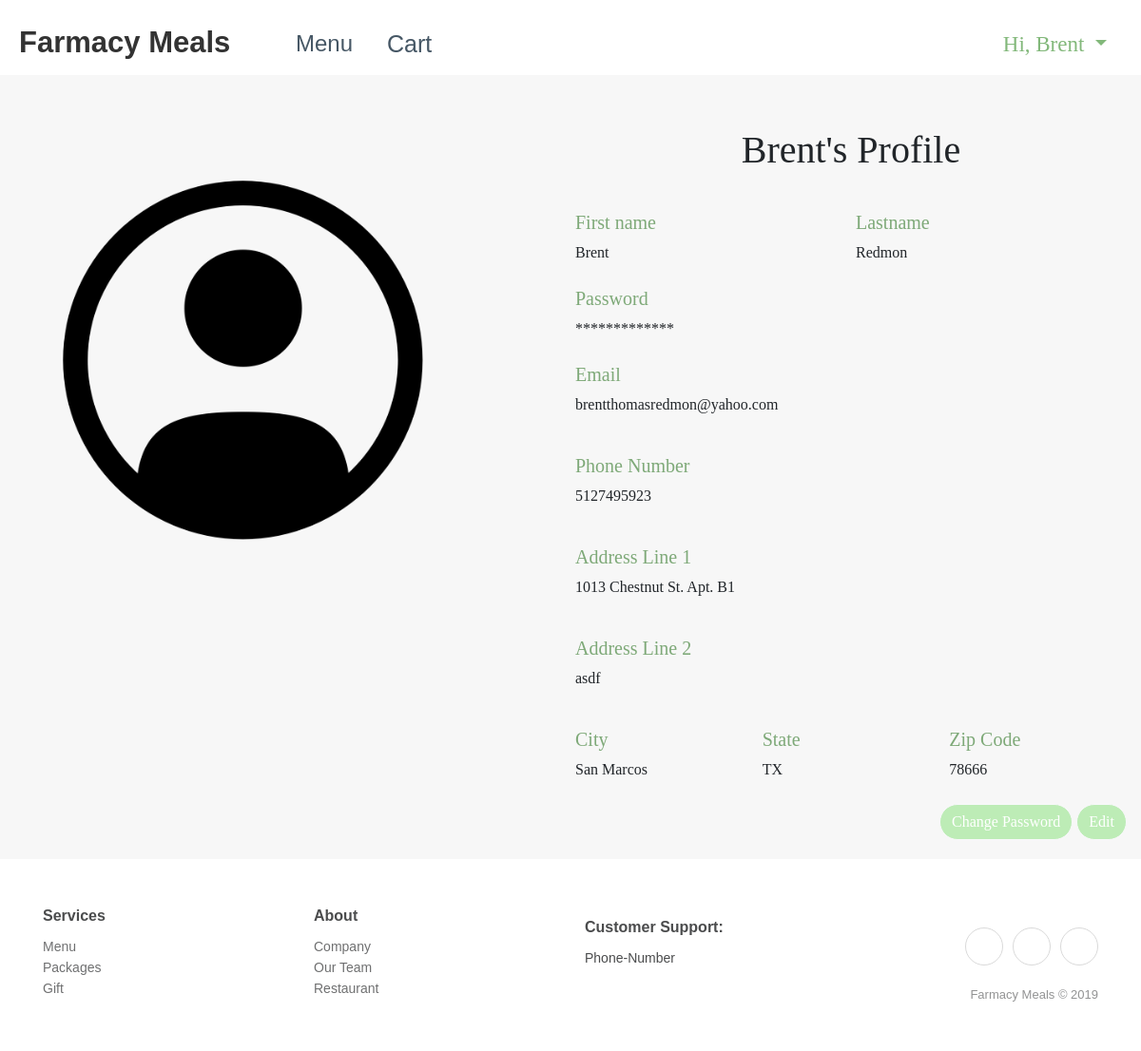
The app's page /profile (signed in) with its own data.
### app/models.py (models this page shows, shortened)
class UserModel(UserMixin, db.Model):
    __tablename__ = "user"
    id = db.Column(db.Integer, primary_key=True)
    username = db.Column(db.String(64), index=True)
    email = db.Column(db.String(120), index=True, unique=True)
    password_hash = db.Column(db.String(128))
    first_name = db.Column(db.String(64), index=True, unique=False)
    last_name = db.Column(db.String(64), index=True, unique=False)
    address_line_1 = db.Column(db.String(64), index=True, unique=False)
    address_line_2 = db.Column(db.String(64), index=True, unique=False)
    city = db.Column(db.String(64), index=True, unique=False)
    state = db.Column(db.String(64), index=True, unique=False)
    zip_code = db.Column(db.String(64), index=True, unique=False)
    phone_number = db.Column(db.String(64), index=True, unique=False)
    image_file = db.Column(db.String(20), index=True, unique=False, nullable=False, default='default.jpg')
    orders = db.relationship('OrderModel', backref='previous_orders')
    items = db.relationship('ItemModel', backref='my_items')

### app/routes.py (the view)
@app.route('/profile', methods=['GET'])
@login_required
def profile():
    user = UserModel.query.filter_by(username=current_user.username).first_or_404()
    image_file = url_for('static', filename='profile_pics/' + current_user.image_file)
    return render_template('profile.html', user=user, image_file=image_file)

### app/models.py (called while the page is built)
@login.user_loader
def load_user(id):
    return UserModel.query.get(int(id))

### app/templates/profile.html (shortened to what this page needs)
{% extends "base.html" %}
{% block css %}
<link rel="stylesheet" href="{{ url_for('static', filename='css/profile.styles.min.css') }}">
{% endblock %}
{% block content %}
<main>
    <div class="container-fluid profile profile-view" id="profile" style="padding-bottom: 20px;font-family: 'Noto Serif KR', serif;">
        <form>
            <div class="form-row profile-row" style="font-family: 'Noto Serif KR', serif;">
                <div class="col-md-4 col-lg-5 col-xl-5 relative" style="padding: 30px;">
                    <img class="img-fluid account-img" src="{{ image_file }}"/>
                </div>
                <div class="col-md-8 col-lg-7 col-xl-6 offset-lg-0 offset-xl-1" >
                    <h1 class="text-center" style="padding-bottom: 12px;">{{ user.first_name }}'s Profile </h1>
                    <div class="form-row" style="padding-top: 20px;">
                        <div class="col-sm-12 col-md-6" style="padding-bottom: 8px;">
                            <div class="form-group"><h5 style="color: #7ea978;">First name </h5>
                                <p>{{ user.first_name }}</p>
                            </div>
                        </div>
                        <div class="col-sm-12 col-md-6" style="padding-bottom: 8px;">
                            <div class="form-group"><h5 style="color: #7ea978;">Lastname </h5>
                                <p>{{ user.last_name }}</p>
                            </div>
                        </div>
                    </div>
                    <div class="form-row">
                        <div class="col-sm-12 col-md-6" style="padding-bottom: 8px;">
                            <div class="form-group"><h5 style="color: #7ea978;">Password</h5>
                                <p>*************</p>
                            </div>
                        </div>
                    </div>
                    <div class="form-group" style="padding-bottom: 8px;"><h5 style="color: #7ea978;">Email </h5>
                        <p>{{ user.email }}</p>
                    </div>
                    <div class="form-group" style="padding-bottom: 8px;"><h5 style="color: #7ea978;">Phone Number </h5>
                        <p>{{ user.phone_number }}</p>
                    </div>
                    <div class="form-group" style="padding-bottom: 8px;"><h5 style="color: #7ea978;">Address Line 1</h5>
                        <p>{{ user.address_line_1 }}</p>
                    </div>
                    <div class="form-group" style="padding-bottom: 8px;"><h5 style="color: #7ea978;">Address Line 2</h5>
                        <p>{{ user.address_line_2 }}</p>
                    </div>
                    <div class="form-row flex-row" style="padding-bottom: 8px;">
                        <div class="col-sm-12 col-md-4 col-lg-4">
                            <div class="form-group"><h5 style="color: #7ea978;">City</h5>
                                <p>{{ user.city }}</p>
                            </div>
                        </div>
                        <div class="col-sm-12 col-md-4 col-lg-4">
                            <div class="form-group"><h5 style="color: #7ea978;">State</h5>
                                <p>{{ user.state }}</p>
                            </div>
                        </div>
                        <div class="col"><h5 style="color: #7ea978;">Zip Code</h5>
                            <p>{{ user.zip_code }}</p>
                        </div>
                    </div>
                    <div class="form-row">
                        <div class="col-lg-12 col-xl-12 text-right">
                            <a class="btn btn-light" href="/change_password" role="button" style="border-radius: 20px;background-color: #bdecb6;color: rgb(255,255,255);">Change Password</a>
                            <a class="btn btn-light" href="/edit_profile" role="button" style="border-radius: 20px;background-color: #bdecb6;color: rgb(255,255,255);">Edit</a></div></div>
                    </div>
                </div>
            </div>
</main>
{% endblock %}

### app/templates/base.html (shortened to what this page needs)
<!DOCTYPE html>
<html class="text-dark">
<head>
    <link rel="stylesheet" href="https://cdnjs.cloudflare.com/ajax/libs/twitter-bootstrap/4.3.1/css/bootstrap.min.css">
    <link rel="stylesheet" href="https://cdnjs.cloudflare.com/ajax/libs/ionicons/2.0.1/css/ionicons.min.css">
    <link rel="stylesheet" href="{{ url_for('static', filename='css/base.styles.min.css') }}">
    {% block css %} {% endblock %}
</head>
<body>
    <div>
        <nav class="navbar navbar-light navbar-expand-lg navigation-clean-button" style="padding: 14px;">
            <div class="container-fluid"><a class="navbar-brand" href="/"
                    style="height: 35px;margin: 0px;font-size: 31px; width: 253px;padding: 0px;">Farmacy
                    Meals</a>
                <div class="collapse navbar-collapse flex-shrink-1" id="navcol-1">
                    <ul class="nav navbar-nav">
                        <li class="nav-item" role="presentation"><a class="nav-link" href="/menu"
                                style="font-size: 24px;">Menu</a></li>
                        <li class="nav-item" role="presentation"><a class="nav-link" href="/cart"
                                style="font-size: 25px;">Cart</a></li>
                    </ul>
                    {% if current_user.username %}
                    <div class="nav-item dropdown ml-auto" style="font-size: 23px; font-family: 'Noto Serif KR', serif;"><a
                            class="dropdown-toggle nav-link" data-toggle="dropdown" aria-expanded="false"
                            style="color:#82b87a;" href="#">Hi,
                            {{ current_user.first_name }}&nbsp;</a>
                    </div>
                    {% else %}
                    </ul>
                    <span class="ml-auto navbar-text actions"> <a class="btn btn-light action-button" role="button"
                            href="/login" style="background-color: #bdecb6;">Log in</a></span>
                    {% endif %}
                </div>
            </div>
        </nav>
    </div>
    {% block content %} {% endblock %}
    <div class="footer-clean">
        <footer>
            <div class="container">
                <div class="row">
                    <div class="col-sm-4 col-md-3 item">
                        <h3>Services</h3>
                        <ul>
                            <li><a href="#">Menu</a></li>
                            <li><a href="#">Packages</a></li>
                            <li><a href="#">Gift</a></li>
                        </ul>
                    </div>
                    <div class="col-sm-4 col-md-3 item">
                        <h3>About</h3>
                        <ul>
                            <li><a href="#">Company</a></li>
                            <li><a href="#">Our Team</a></li>
                            <li><a href="#">Restaurant</a></li>
                        </ul>
                    </div>
                    <div class="col-sm-4 col-md-3 item">
                        <h3>Customer Support:</h3>
                        <ul>
                            <li>Phone-Number</li>
                        </ul>
                    </div>
                    <div class="col-lg-3 item social"><a href="#"></a><a
                            href="#"></a><a href="#"></a>
                        <p class="copyright">Farmacy Meals © 2019</p>
                    </div>
                </div>
            </div>
        </footer>
    </div>
</body>

### records on screen
UserModel: first_name "Brent", last_name "Redmon", email "brentthomasredmon@yahoo.com", phone_number "5127495923", address_line_1 "1013 Chestnut St. Apt. B1", address_line_2 "asdf", city "San Marcos", state "TX", zip_code "78666"
